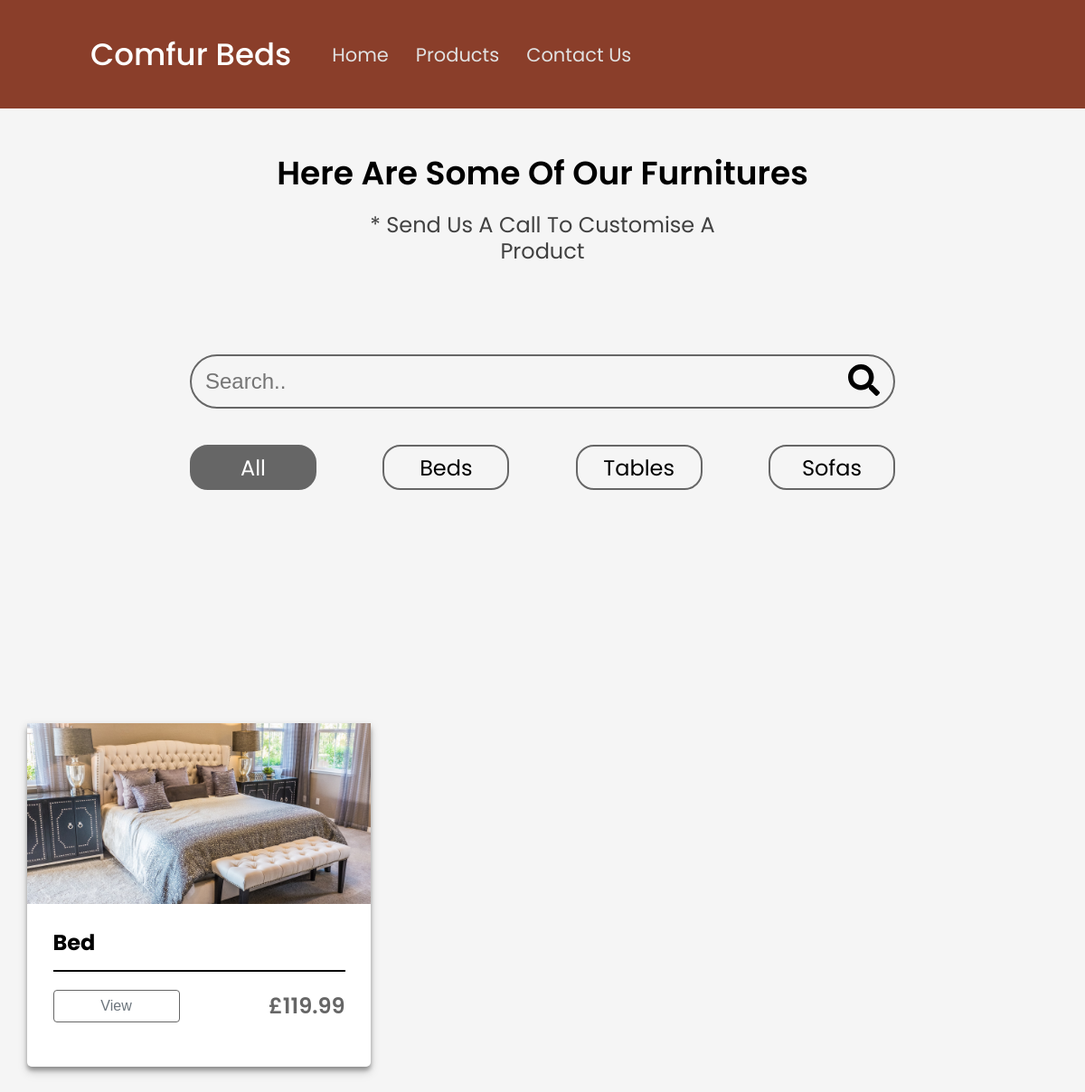
Before: /products/ with the older database file.
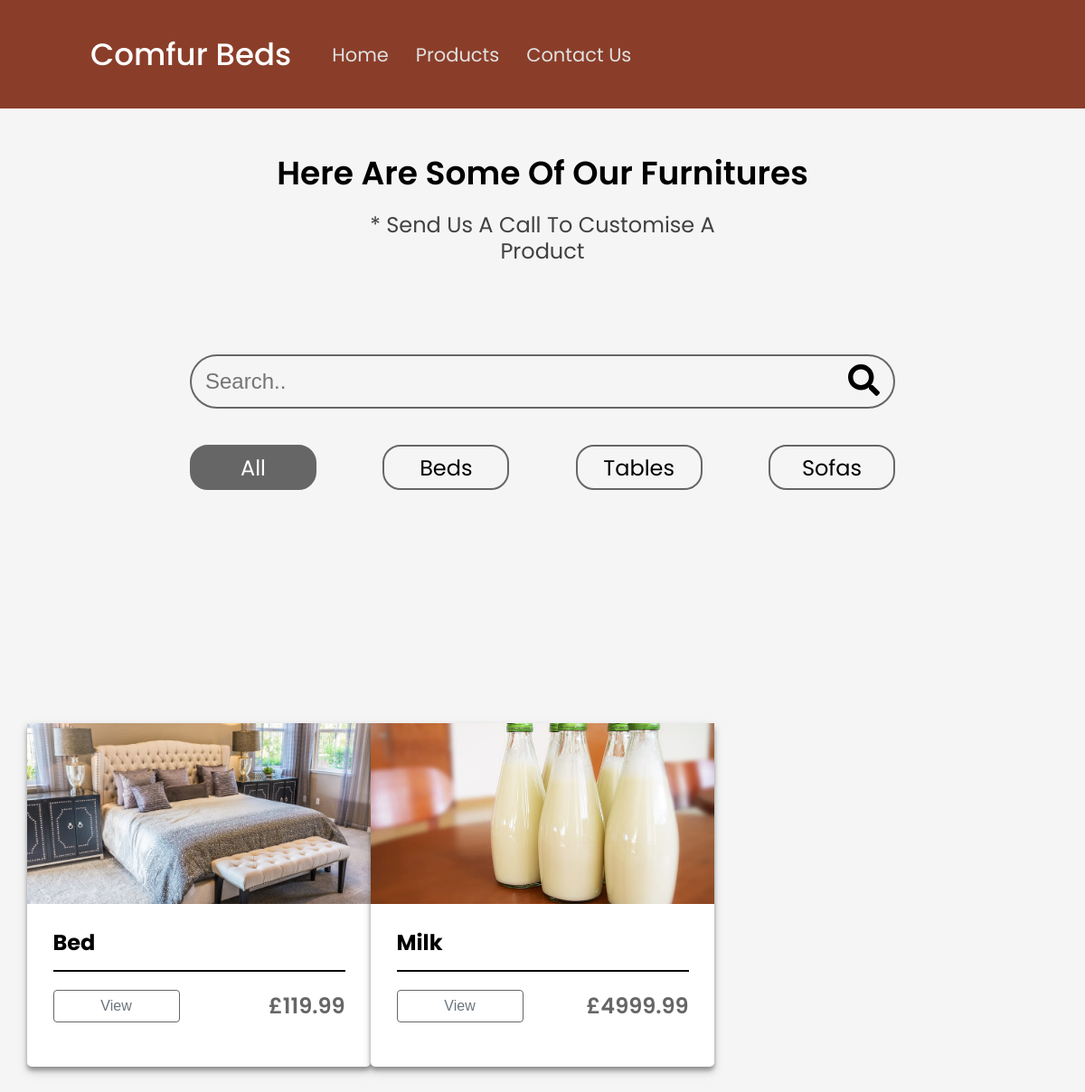
After: the same page with the newer database file.
### product/models.py (models this page shows, shortened)
class Product(models.Model):
    thumbnail = models.ImageField(upload_to="product_thumbnails")
    cover = models.ImageField(upload_to="product_covers")
    sub_cover1 = models.ImageField(
        upload_to="cub_covers", blank=True, null=True)
    sub_cover2 = models.ImageField(
        upload_to="cub_covers", blank=True, null=True)
    sub_cover3 = models.ImageField(
        upload_to="cub_covers", blank=True, null=True)
    sub_cover4 = models.ImageField(
        upload_to="cub_covers", blank=True, null=True)
    name = models.CharField(max_length=40)
    category = models.CharField(max_length=40, choices=CATEGORY_CHOICES)
    quality_one = models.CharField(
        max_length=100, default="", blank=True)
    quality_two = models.CharField(
        max_length=100, default="", blank=True)
    decription = models.TextField()
    price = models.DecimalField(decimal_places=2, max_digits=10000)
    width = models.IntegerField()
    height = models.IntegerField()
    length = models.IntegerField(blank=True, null=True)
    slug = models.SlugField(
        default="please-input-in-this-format", max_length=100)

### product/views.py (the view)
# urls.py: path("", views.ProductAllListView.as_view(), name="product"),
class ProductAllListView(ListView):
    template_name = "product/product.html"
    queryset = Product.objects.all()
    def get_context_data(self, **kwargs):
        context = super().get_context_data(**kwargs)
        context['filter'] = ProductFilter(
            self.request.GET, queryset=self.get_queryset())
        return context

### templates/product/product.html (shortened to what this page needs)
{% extends 'base.html' %}
{% load static %}
  {% block head %}
  <link rel="stylesheet" href="{% static 'product/product.css' %}">
  {% endblock %}
  {% block content %}
  <div class="container">
    <div class="s1">
      <h2 class="s1-title">Here Are Some Of Our Furnitures</h2>
      <p class="s1-sub-title">* Send Us A Call To Customise A Product</p>
      <form method="GET"> {% csrf_token %}
        <div class="search-bar">
          {{ filter.form }}
          <button type="submit" class="search-btn"><img src="{% static 'product/imgs/search.svg' %}" alt="Mag" class="mag"></button>
        </div>
      </form>
      <div class="categories">
        <a href="{% url 'product' %}"><div class="all active-btn category-btn"><p class="category-test">All</p></div></a>
        <a href="{% url 'bed' %}"><div class="first_class category-btn"><p class="category-test">Beds</p></div></a>
        <a href="{% url 'table' %}"><div class="executive category-btn"><p class="category-test">Tables</p></div></a>
        <a href="{% url 'sofa' %}"><div class="business category-btn"><p class="category-test">Sofas</p></div></a>
      </div>
    </div>
    <div class="s2">
      <div class="card-group">
        {% for product in filter.qs %}
        <div class="card">
          <img src="{{ product.thumbnail.url }}" alt="Product" class="c-img">
          <h4 class="c-name">{{ product.name }}</h4>
          <hr class="c-line">
          <div class="bottom-card">
            <div class="btn-group">
              <a href="{% url 'product-detail' product.slug %}"><button class="c-btn c-left-btn btn">View</button></a>
            </div>
            <h3 class="c-price">£{{ product.price }}</h3>
          </div>
        </div>
        {% endfor %}
      </div>
    </div>
  </div>
  {% endblock %}

Changed rows visible on the page:
added Product: thumbnail (picture), name "Milk", price "4999.99"
